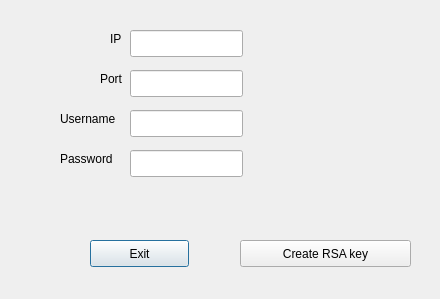
<?xml version="1.0" encoding="UTF-8"?>
<ui version="4.0">
 <class>DialogCreateRsaKeyBase</class>
 <widget class="QDialog" name="DialogCreateRsaKeyBase">
  <property name="geometry">
   <rect>
    <x>0</x>
    <y>0</y>
    <width>440</width>
    <height>299</height>
   </rect>
  </property>
  <property name="windowTitle">
   <string>Dialog</string>
  </property>
  <widget class="QLabel" name="labelUsername">
   <property name="geometry">
    <rect>
     <x>60</x>
     <y>110</y>
     <width>71</width>
     <height>17</height>
    </rect>
   </property>
   <property name="text">
    <string>Username</string>
   </property>
  </widget>
  <widget class="QLabel" name="labelIP">
   <property name="geometry">
    <rect>
     <x>110</x>
     <y>30</y>
     <width>16</width>
     <height>17</height>
    </rect>
   </property>
   <property name="text">
    <string>IP</string>
   </property>
  </widget>
  <widget class="QLabel" name="labelPort">
   <property name="geometry">
    <rect>
     <x>100</x>
     <y>70</y>
     <width>31</width>
     <height>17</height>
    </rect>
   </property>
   <property name="text">
    <string>Port</string>
   </property>
  </widget>
  <widget class="QLabel" name="labelPassword">
   <property name="geometry">
    <rect>
     <x>60</x>
     <y>150</y>
     <width>67</width>
     <height>17</height>
    </rect>
   </property>
   <property name="text">
    <string>Password</string>
   </property>
  </widget>
  <widget class="QLineEdit" name="lineEditIP">
   <property name="geometry">
    <rect>
     <x>130</x>
     <y>30</y>
     <width>113</width>
     <height>27</height>
    </rect>
   </property>
  </widget>
  <widget class="QLineEdit" name="lineEditPort">
   <property name="geometry">
    <rect>
     <x>130</x>
     <y>70</y>
     <width>113</width>
     <height>27</height>
    </rect>
   </property>
  </widget>
  <widget class="QLineEdit" name="lineEditUsername">
   <property name="geometry">
    <rect>
     <x>130</x>
     <y>110</y>
     <width>113</width>
     <height>27</height>
    </rect>
   </property>
  </widget>
  <widget class="QLineEdit" name="lineEditPassword">
   <property name="geometry">
    <rect>
     <x>130</x>
     <y>150</y>
     <width>113</width>
     <height>27</height>
    </rect>
   </property>
  </widget>
  <widget class="QPushButton" name="ButtonExit">
   <property name="geometry">
    <rect>
     <x>90</x>
     <y>240</y>
     <width>99</width>
     <height>27</height>
    </rect>
   </property>
   <property name="text">
    <string>Exit</string>
   </property>
  </widget>
  <widget class="QPushButton" name="CreateRsaKeyButton">
   <property name="geometry">
    <rect>
     <x>240</x>
     <y>240</y>
     <width>171</width>
     <height>27</height>
    </rect>
   </property>
   <property name="text">
    <string>Create RSA key</string>
   </property>
  </widget>
 </widget>
 <resources/>
 <connections/>
</ui>
